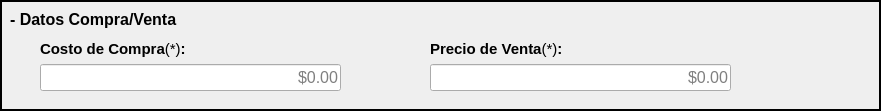
     <widget class="QFrame" name="frame_9">
      <property name="geometry">
       <rect>
        <x>20</x>
        <y>460</y>
        <width>881</width>
        <height>111</height>
       </rect>
      </property>
      <property name="frameShape">
       <enum>QFrame::WinPanel</enum>
      </property>
      <property name="frameShadow">
       <enum>QFrame::Plain</enum>
      </property>
      <widget class="QLabel" name="label_datCompraVenta_3">
       <property name="geometry">
        <rect>
         <x>10</x>
         <y>10</y>
         <width>211</width>
         <height>19</height>
        </rect>
       </property>
       <property name="font">
        <font>
         <pointsize>12</pointsize>
         <weight>75</weight>
         <bold>true</bold>
        </font>
       </property>
       <property name="text">
        <string>- Datos Compra/Venta</string>
       </property>
      </widget>
      <widget class="QWidget" name="layoutWidget_18">
       <property name="geometry">
        <rect>
         <x>430</x>
         <y>40</y>
         <width>301</width>
         <height>51</height>
        </rect>
       </property>
       <layout class="QVBoxLayout" name="verticalLayout_23">
        <item>
         <widget class="QLabel" name="label_precVenta_3">
          <property name="font">
           <font>
            <pointsize>11</pointsize>
            <weight>75</weight>
            <bold>true</bold>
           </font>
          </property>
          <property name="text">
           <string>&lt;html&gt;&lt;head/&gt;&lt;body&gt;&lt;p&gt;Precio de Venta&lt;span style=&quot; font-weight:400;&quot;&gt;(*)&lt;/span&gt;:&lt;/p&gt;&lt;/body&gt;&lt;/html&gt;</string>
          </property>
         </widget>
        </item>
        <item>
         <widget class="QLineEdit" name="input_precVenta_3">
          <property name="font">
           <font>
            <pointsize>12</pointsize>
           </font>
          </property>
          <property name="maxLength">
           <number>9</number>
          </property>
          <property name="alignment">
           <set>Qt::AlignRight|Qt::AlignTrailing|Qt::AlignVCenter</set>
          </property>
          <property name="placeholderText">
           <string>$0.00</string>
          </property>
         </widget>
        </item>
       </layout>
      </widget>
      <widget class="QWidget" name="layoutWidget_19">
       <property name="geometry">
        <rect>
         <x>40</x>
         <y>40</y>
         <width>301</width>
         <height>51</height>
        </rect>
       </property>
       <layout class="QVBoxLayout" name="verticalLayout_24">
        <item>
         <widget class="QLabel" name="label_costCompr_3">
          <property name="font">
           <font>
            <pointsize>11</pointsize>
            <weight>75</weight>
            <bold>true</bold>
           </font>
          </property>
          <property name="text">
           <string>&lt;html&gt;&lt;head/&gt;&lt;body&gt;&lt;p&gt;Costo de Compra&lt;span style=&quot; font-weight:400;&quot;&gt;(*)&lt;/span&gt;:&lt;/p&gt;&lt;/body&gt;&lt;/html&gt;</string>
          </property>
         </widget>
        </item>
        <item>
         <widget class="QLineEdit" name="input_costCompra_3">
          <property name="font">
           <font>
            <pointsize>12</pointsize>
           </font>
          </property>
          <property name="maxLength">
           <number>8</number>
          </property>
          <property name="alignment">
           <set>Qt::AlignRight|Qt::AlignTrailing|Qt::AlignVCenter</set>
          </property>
          <property name="placeholderText">
           <string>$0.00</string>
          </property>
         </widget>
        </item>
       </layout>
      </widget>
     </widget>
